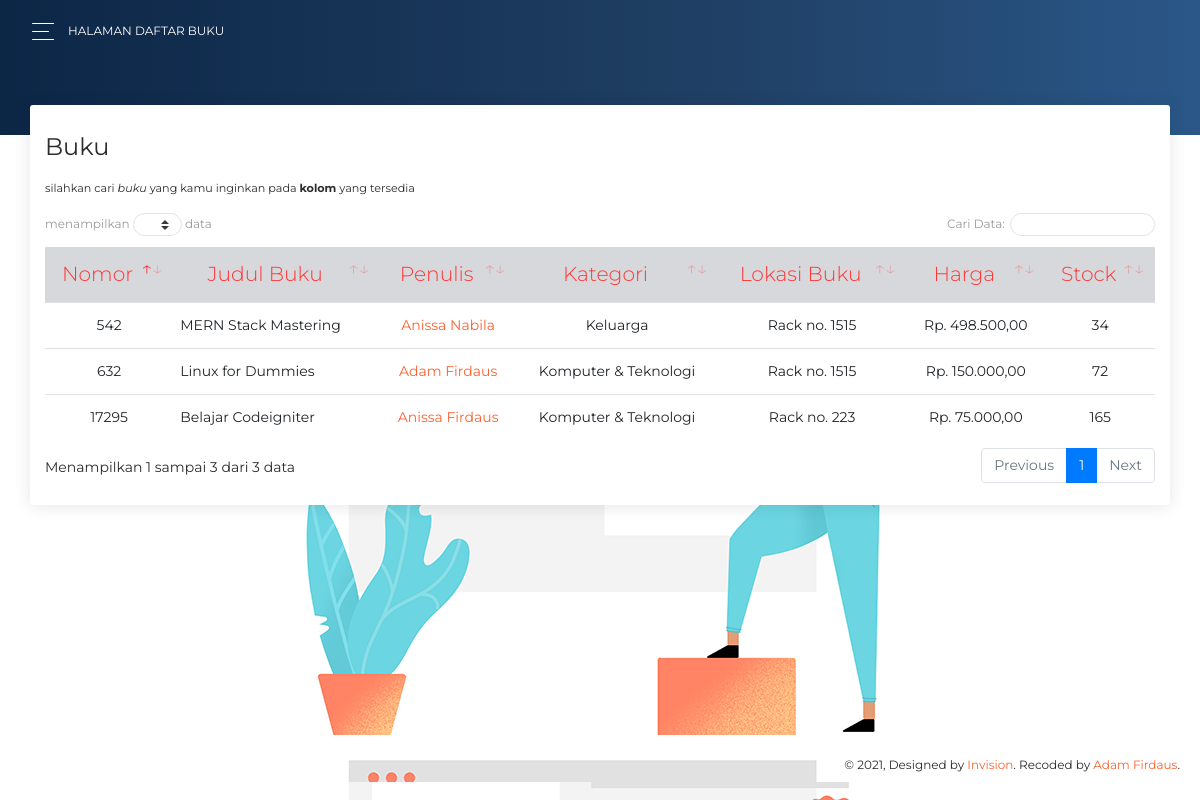
Page /index.php/home/book on the committed database.
### tables this page shows
CREATE TABLE `tbl_book_detail` (
  `book_id` int(5) NOT NULL,
  `book_title` varchar(50) NOT NULL,
  `author_id` int(5) DEFAULT NULL,
  `category_id` int(5) DEFAULT NULL,
  `publisher_id` int(5) DEFAULT NULL,
  `location_id` int(5) DEFAULT NULL,
  `price` bigint(100) NOT NULL,
  `stock_unit` int(5) NOT NULL
);

CREATE TABLE `tbl_author` (
  `author_id` int(5) NOT NULL,
  `author_name` varchar(50) NOT NULL,
  `years_active` varchar(50) NOT NULL,
  `country` varchar(50) NOT NULL,
  `email` varchar(50) NOT NULL
);

CREATE TABLE `tbl_category` (
  `category_id` int(5) NOT NULL,
  `category_name` varchar(50) NOT NULL
);

CREATE TABLE `tbl_location` (
  `location_id` int(5) NOT NULL,
  `location` varchar(50) NOT NULL
);

### application/controllers/Home.php (called while the page is built, shortened)
<?php
class Home extends CI_Controller{
    public function __construct(){
        $this->load->library('form_validation');
    }
    public function book(){
        $this->load->model('loader');
        $data['title'] = 'Halaman Daftar Buku';
        $data['bookdetail'] = $this->loader->get_book();
        $this->load->view('home/booklist',$data);
    }
}
?>

### index.php (called while the page is built, shortened)
<?php
require_once BASEPATH.'core/CodeIgniter.php';

### application/models/Loader.php (called while the page is built, shortened)
<?php
class Loader extends CI_Model{
    public function get_book(){
        $this->db->select('*');
        $this->db->from('tbl_book_detail');
        $this->db->join('tbl_author','tbl_author.author_id = tbl_book_detail.author_id');
        $this->db->join('tbl_category','tbl_category.category_id = tbl_book_detail.category_id');
        $this->db->join('tbl_publisher', 'tbl_publisher.publisher_id = tbl_book_detail.publisher_id');
        $this->db->join('tbl_location', 'tbl_location.location_id = tbl_book_detail.location_id');
        return $this->db->get()->result_array();
    }
}
?>

### application/views/home/booklist.php (the view, shortened to what this page needs)
<body>
  <div class="wrapper ">
    <div class="main-panel" id="main-panel">
      <nav class="navbar navbar-expand-lg navbar-transparent  bg-primary  navbar-absolute">
        <div class="container-fluid">
          <div class="navbar-wrapper">
            <div class="navbar-toggle">
              <button type="button" class="navbar-toggler">
                <span class="navbar-toggler-bar bar1"></span>
                <span class="navbar-toggler-bar bar2"></span>
                <span class="navbar-toggler-bar bar3"></span>
              </button>
            </div>
            <a class="navbar-brand">Halaman Daftar Buku</a>
          </div>
        </div>
      </nav>
      <div class="panel-header panel-header-sm">
      </div>
      <div class="content" style="background-image: url('<?= base_url('assets/img/bg.png');?>');">
        <div class="row">
          <div class="col-md-12">
            <div class="card">
              <div class="card-header">
                <h4 class="card-title"> Buku</h4>
                <small class="text-small" style="margin-top: -100px;">silahkan cari <i>buku</i> yang kamu inginkan pada <b>kolom</b> yang tersedia</small>
              </div>
              <div class="card-body">
              <div class="table-responsive">
            <table class="table" id="table_id">
                <thead class="table-secondary">
                <tr align="center">
                    <th class="text-danger">Nomor</th>
                    <th class="text-danger">Judul Buku</th>
                    <th class="text-danger">Penulis</th>
                    <th class="text-danger">Kategori</th>
                    <th class="text-danger">Lokasi Buku</th>
                    <th class="text-danger">Harga</th>
                    <th class="text-danger">Stock</th>
                </tr>
                </thead>
                <tbody class="table-striped">
                <?php
                $i=1;
                foreach($bookdetail as $row) { ?>
                <tr align="center">
                    <td><?php echo $row['book_id']; ?></td>
                    <td align="left"><?php echo $row['book_title']; ?></td>
                    <td><a href="<?= base_url('home/author')?>"><?php echo $row['author_name']; ?></a></td>
                    <td><?php echo $row['category_name']; ?></td>
                    <td><?php echo $row['location'];?></td>
                    <td><?= 'Rp. '. number_format($row['price'],2,',','.');?></td>
                    <td><?php echo $row['stock_unit']; ?></td>
                </tr>
                <?php $i++; }?>
                </tbody>
            </table>
            </div>
              </div>
            </div>
          </div>
      <footer class="container footer fixed-bottom" style="margin-right: -10px;">
        <div class=" container-fluid">
          <div class="copyright" id="copyright">
            &copy; , Designed by <a href="https://www.invisionapp.com" target="_blank">Invision</a>. Recoded by <a href="https://www.instagram.com/hyunsoo.o" target="_blank">Adam Firdaus</a>.
          </div>
        </div>
      </footer>
    </div>
  </div>
</body>
</html>

### rows in the picture
tbl_book_detail: book_id "542", book_title "MERN Stack Mastering", author.author_name "Anissa Nabila", category.category_name "Keluarga", location.location "Rack no. 1515", price "498.500,00", stock_unit "34"
tbl_book_detail: book_id "632", book_title "Linux for Dummies", author.author_name "Adam Firdaus", category.category_name "Komputer & Teknologi", location.location "Rack no. 1515", price "150.000,00", stock_unit "72"
tbl_book_detail: book_id "17295", book_title "Belajar Codeigniter", author.author_name "Anissa Firdaus", category.category_name "Komputer & Teknologi", location.location "Rack no. 223", price "75.000,00", stock_unit "165"
